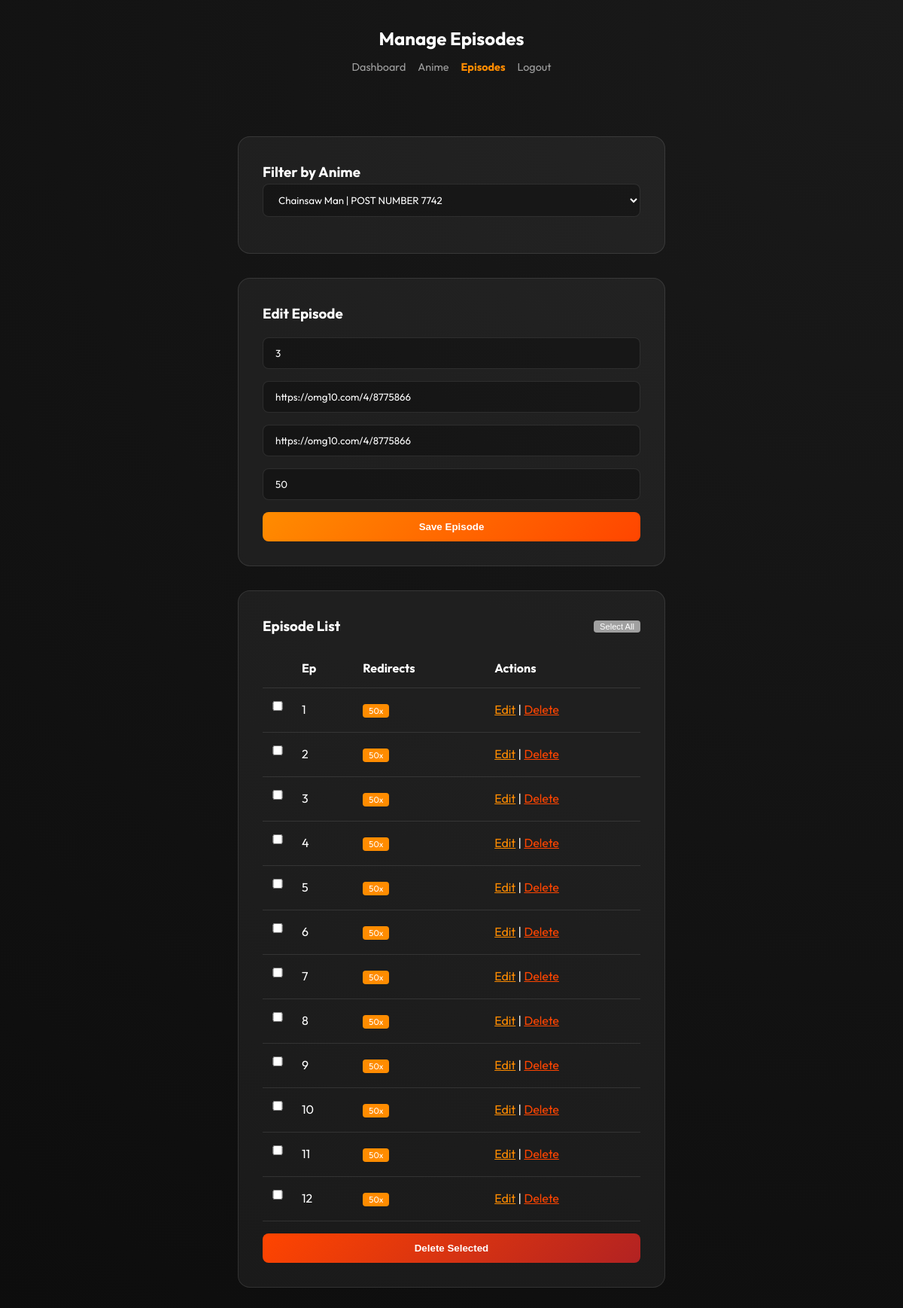
Screenshot of /farreladmin/episodes.php?anime_id=1&edit=115 (signed in) with the database file from the repository.
### tables this page shows
CREATE TABLE episodes (
            id INTEGER PRIMARY KEY AUTOINCREMENT,
            anime_id INTEGER NOT NULL,
            episode_number INTEGER NOT NULL,
            download_link TEXT NOT NULL,
            ad_link TEXT,
            ad_redirect_count INTEGER DEFAULT 0,
            FOREIGN KEY (anime_id) REFERENCES anime(id) ON DELETE CASCADE
        );

### farreladmin/episodes.php (the view, shortened to what this page needs)
<?php
require_once '../db.php';
$animes = $pdo->query("SELECT * FROM anime ORDER BY title ASC")->fetchAll();
$selected_anime_id = $_GET['anime_id'] ?? ($animes[0]['id'] ?? null);
$episodes = [];
if ($selected_anime_id) {
    $stmt = $pdo->prepare("SELECT * FROM episodes WHERE anime_id = ? ORDER BY episode_number ASC");
    $stmt->execute([$selected_anime_id]);
    $episodes = $stmt->fetchAll();
}
$edit_ep = null;
if (isset($_GET['edit'])) {
    $stmt = $pdo->prepare("SELECT * FROM episodes WHERE id = ?");
    $stmt->execute([$_GET['edit']]);
    $edit_ep = $stmt->fetch();
}
?>
<!DOCTYPE html>
<html lang="en">
<head>
    <link rel="stylesheet" href="../assets/style.css">
</head>
<body>
    <div class="container">
        <header>
            <h1>Manage Episodes</h1>
            <div class="nav-admin">
                <a href="index.php">Dashboard</a>
                <a href="anime.php">Anime</a>
                <a href="episodes.php" class="active">Episodes</a>
                <a href="logout.php">Logout</a>
            </div>
        </header>
        <div class="admin-card">
            <h3>Filter by Anime</h3>
            <form method="GET">
                <select name="anime_id" onchange="this.form.submit()">
                    <?php foreach ($animes as $a): ?>
                    <option value="<?php echo $a['id']; ?>" <?php echo $selected_anime_id == $a['id'] ? 'selected' : ''; ?>>
                        <?php echo htmlspecialchars($a['title']); ?>
                    </option>
                    <?php endforeach; ?>
                </select>
            </form>
        </div>
        <?php if ($selected_anime_id): ?>
        <div class="admin-card" style="margin-top: 2rem;">
            <h3><?php echo $edit_ep ? 'Edit Episode' : 'Add Single Episode'; ?></h3>
            <form method="POST" style="margin-top: 1rem;">
                <input type="number" name="episode_number" placeholder="Episode Number" value="<?php echo $edit_ep['episode_number'] ?? ''; ?>" required>
                <input type="text" name="download_link" placeholder="Download Link" value="<?php echo $edit_ep['download_link'] ?? ''; ?>" required>
                <input type="text" name="ad_link" placeholder="Ad Link (Optional)" value="<?php echo $edit_ep['ad_link'] ?? ''; ?>">
                <input type="number" name="ad_redirect_count" placeholder="Ad Redirect Count" value="<?php echo $edit_ep['ad_redirect_count'] ?? '0'; ?>">
                <button type="submit" name="save_episode" class="btn-primary">Save Episode</button>
            </form>
        </div>
        <div class="admin-card" style="margin-top: 2rem;">
            <div style="display: flex; justify-content: space-between; align-items: center; margin-bottom: 1rem;">
                <h3>Episode List</h3>
                <button type="button" onclick="selectAll()" class="badge" style="cursor: pointer; background: var(--text-secondary); border: none;">Select All</button>
            </div>
            <form method="POST" id="mass-delete-form">
                <table>
                    <thead>
                        <tr>
                            <th style="width: 40px;"></th>
                            <th>Ep</th>
                            <th>Redirects</th>
                            <th>Actions</th>
                        </tr>
                    </thead>
                    <tbody>
                        <?php foreach ($episodes as $e): ?>
                        <tr>
                            <td><input type="checkbox" name="episode_ids[]" value="<?php echo $e['id']; ?>" class="ep-checkbox"></td>
                            <td><?php echo $e['episode_number']; ?></td>
                            <td><span class="badge"><?php echo $e['ad_redirect_count']; ?>x</span></td>
                            <td>
                                <a href="?anime_id=<?php echo $selected_anime_id; ?>&edit=<?php echo $e['id']; ?>" style="color: var(--accent-color);">Edit</a> |
                                <a href="?anime_id=<?php echo $selected_anime_id; ?>&delete=<?php echo $e['id']; ?>" style="color: #ff4500;" onclick="return confirm('Delete this episode?')">Delete</a>
                            </td>
                        </tr>
                        <?php endforeach; ?>
                    </tbody>
                </table>
                <div style="margin-top: 1rem;">
                    <button type="submit" name="mass_delete" class="btn-primary" style="background: linear-gradient(135deg, #ff4500 0%, #b22222 100%);" onclick="return confirm('Delete selected episodes?')">Delete Selected</button>
                </div>
            </form>
        </div>
        <?php endif; ?>
    </div>
</body>
</html>

### assets/style.css (style rules this page uses)
:root { --bg-color: #0d0d0d; --accent-color: #ff8c00; --accent-gradient: linear-gradient(135deg, #ff8c00 0%, #ff4500 100%); --text-primary: #ffffff; --text-secondary: #a0a0a0; --glass-bg: rgba(255, 255, 255, 0.05); --glass-border: rgba(255, 255, 255, 0.1); --button-radius: 16px; }
* { margin: 0; padding: 0; box-sizing: border-box; }
body { font-family: 'Outfit', sans-serif; background-color: var(--bg-color); color: var(--text-primary); line-height: 1.6; background: radial-gradient(circle at top right, #1a1a1a, #0d0d0d); min-height: 100vh; }
.container { max-width: 600px; margin: 0 auto; padding: 2rem 1rem; display: flex; flex-direction: column; align-items: center; }
header { text-align: center; margin-bottom: 3rem; }
h1 { font-size: 1.5rem; font-weight: 700; margin-bottom: 0.5rem; }
.admin-card { background: var(--glass-bg); border: 1px solid var(--glass-border); padding: 2rem; border-radius: var(--button-radius); width: 100%; }
input, textarea, select { width: 100%; padding: 0.75rem 1rem; background: rgba(0, 0, 0, 0.3); border: 1px solid var(--glass-border); border-radius: 8px; color: white; margin-bottom: 1rem; font-family: inherit; }
.btn-primary { background: var(--accent-gradient); color: white; border: none; padding: 0.75rem 1.5rem; border-radius: 8px; font-weight: 700; cursor: pointer; width: 100%; transition: transform 0.2s; }
.nav-admin { display: flex; gap: 1rem; margin-bottom: 2rem; }
.nav-admin a { color: var(--text-secondary); text-decoration: none; font-size: 0.9rem; }
.nav-admin a.active { color: var(--accent-color); font-weight: 700; }
table { width: 100%; border-collapse: collapse; margin-top: 1rem; }
th, td { padding: 0.75rem; text-align: left; border-bottom: 1px solid var(--glass-border); }
.badge { padding: 2px 8px; border-radius: 4px; font-size: 0.7rem; background: var(--accent-color); color: white; }

### rows the page displays
episodes: episode_number "3", download_link "https://omg10.com/4/8775866", ad_link "https://omg10.com/4/8775866", ad_redirect_count "50"
episodes: episode_number "1", ad_redirect_count "50"
episodes: episode_number "2", ad_redirect_count "50"
episodes: episode_number "4", ad_redirect_count "50"
episodes: episode_number "5", ad_redirect_count "50"
episodes: episode_number "6", ad_redirect_count "50"
episodes: episode_number "7", ad_redirect_count "50"
episodes: episode_number "8", ad_redirect_count "50"
episodes: episode_number "9", ad_redirect_count "50"
episodes: episode_number "10", ad_redirect_count "50"
episodes: episode_number "11", ad_redirect_count "50"
episodes: episode_number "12", ad_redirect_count "50"

### other values shown
form field anime_id "Chainsaw Man | POST NUMBER 7742"
